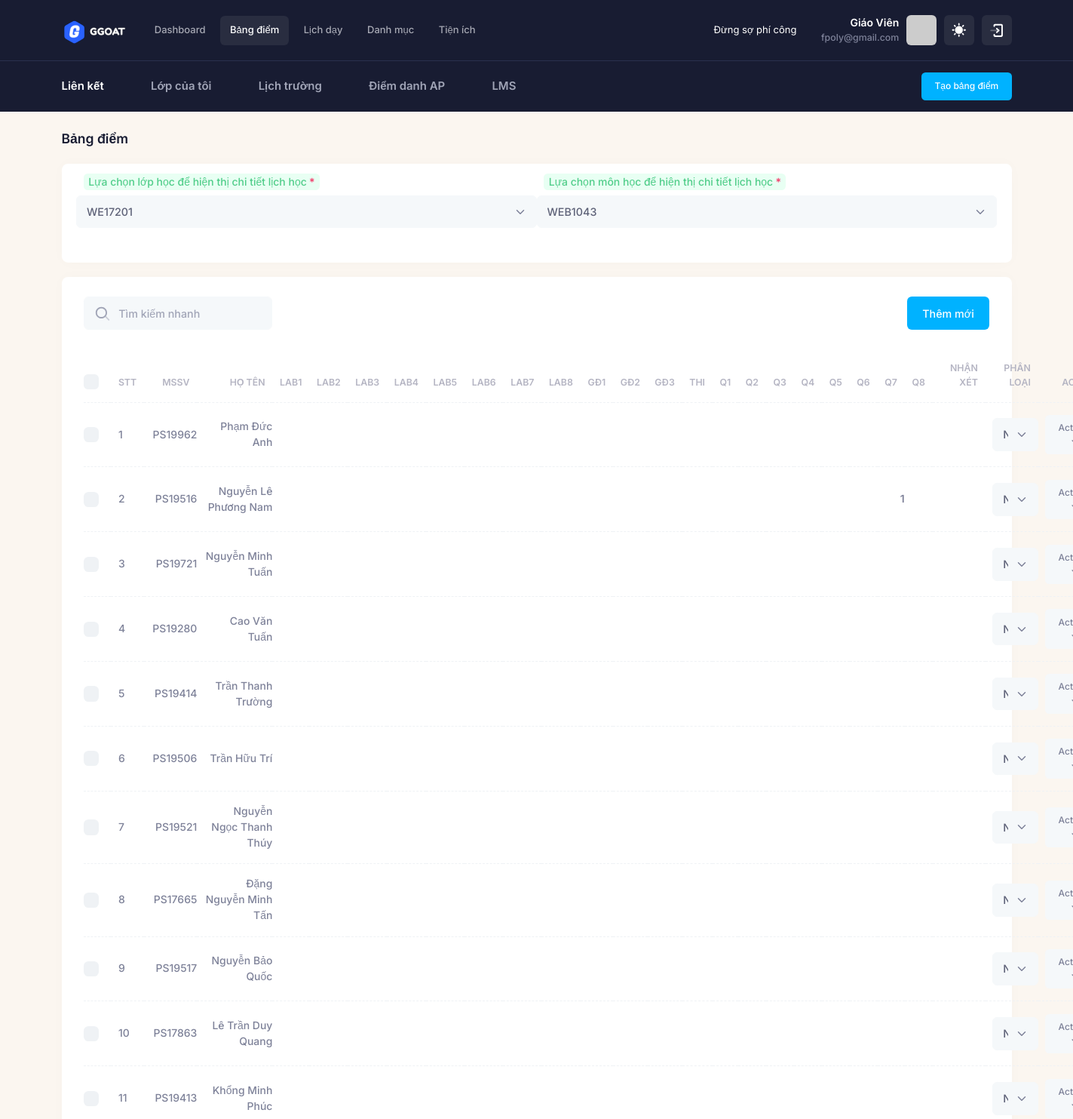
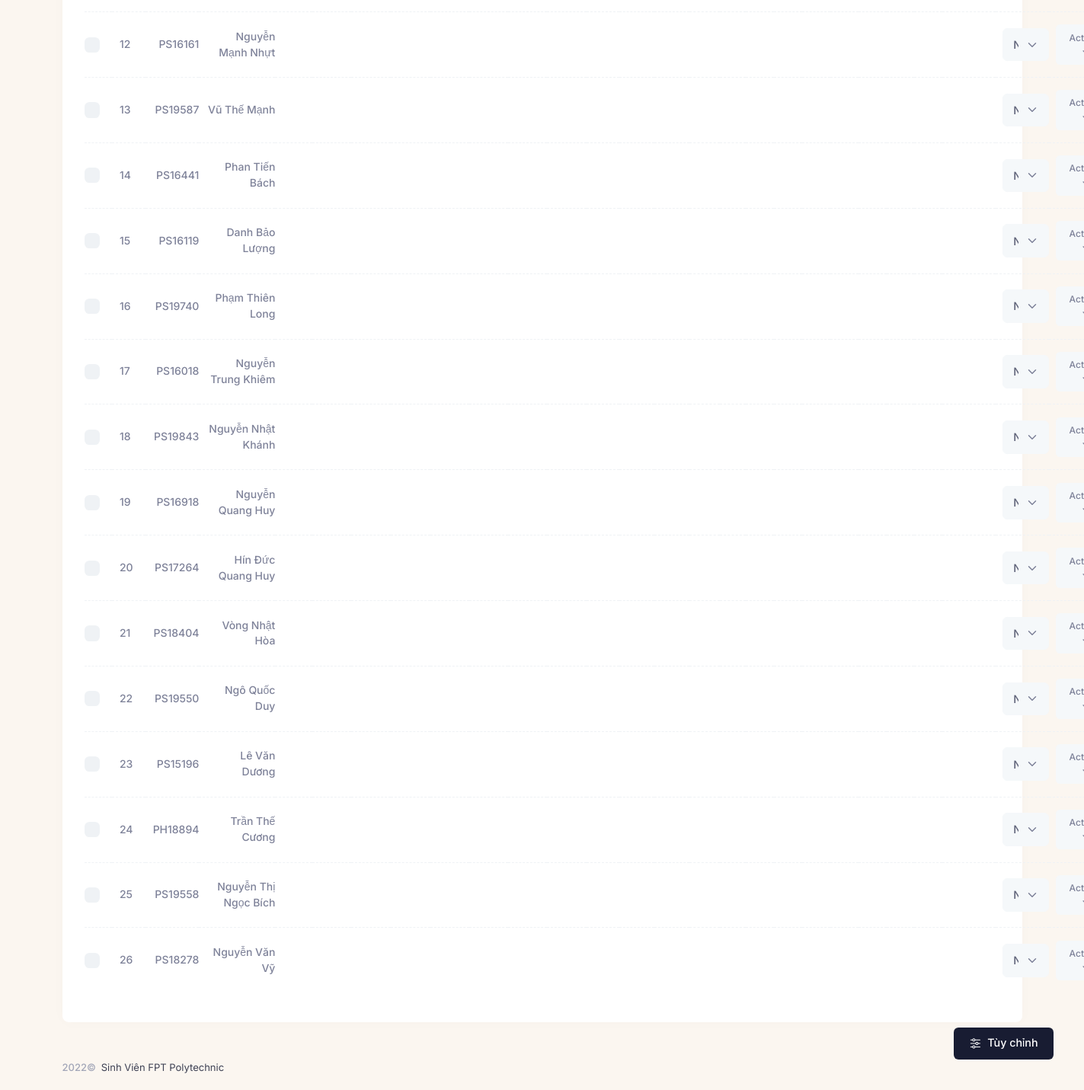
/bang-diem?lop=WE17201&mon=WEB1043 (signed in), run on the app's committed database (2 pictures, top to bottom).
### tables this page shows
CREATE TABLE `teachers` (
  `id_teacher` int(11) NOT NULL,
  `name` varchar(225) NOT NULL,
  `email` varchar(225) NOT NULL,
  `password` text NOT NULL,
  `register_date` datetime DEFAULT NULL,
  `code_donate` text NOT NULL,
  `id_coso` int(11) DEFAULT NULL COMMENT 'cơ sở đang dạy',
  `status` enum('1','2') NOT NULL DEFAULT '2',
  `data` longtext DEFAULT NULL COMMENT 'tất cả dữ liệu quản lý của giáo viên'
);

CREATE TABLE `lien_ket` (
  `id_lienket` int(11) NOT NULL,
  `ten` varchar(225) NOT NULL,
  `url` text NOT NULL,
  `mo_ta` text DEFAULT NULL,
  `id_teacher` int(11) NOT NULL
);

CREATE TABLE `mon_hoc` (
  `id_mon` int(11) NOT NULL,
  `ma_mon` varchar(225) NOT NULL,
  `ten_mon` varchar(225) NOT NULL,
  `ghi_chu` text DEFAULT NULL,
  `diem` text NOT NULL,
  `id_teacher` int(11) NOT NULL
);

CREATE TABLE `diem_sv` (
  `id` int(11) NOT NULL,
  `mssv` varchar(10) NOT NULL,
  `ho_ten` varchar(225) NOT NULL,
  `sdt` varchar(50) NOT NULL,
  `email` varchar(225) NOT NULL,
  `thongtin_sv` longtext DEFAULT NULL,
  `id_mon` int(11) NOT NULL,
  `id_lop` int(11) NOT NULL,
  `array_diem` longtext NOT NULL,
  `nhan_xet` text DEFAULT NULL,
  `phan_loai` enum('null','gioi','yeu') DEFAULT NULL,
  `id_teacher` int(11) NOT NULL
);

### app/views/teacher/bang_diem.php (the view, shortened to what the rows shown need)
<div class="card">
  <div class="card-body py-4">
    <form method="get" action="">
      <div class="row mb-10">
        <div class="col-lg-6">
          <label class="required fs-6 fw-semibold form-label mb-2 badge badge-light-success">Lựa chọn lớp học để hiện thị chi tiết lịch học</label>
          <div class="row fv-row">
            <select name="lop" id="lop" onchange="this.form.submit();" class="form-select form-select-solid" data-control="select2" data-hide-search="true" data-placeholder="Lớp học">
              <?php
              if (isset($this->model_home->data['lop_hoc']) && !empty($this->model_home->data['lop_hoc'])) {
                $lop_hoc = $this->model_home->data['lop_hoc'];
                foreach ($lop_hoc as $row) { ?>
                  <option value="<?= $row['ten_lop'] ?>" <?= (isset($_GET['lop'])  && $_GET['lop'] == $row['ten_lop'])  ? 'selected="selected"' : false  ?>><?= $row['ten_lop'] ?></option>
                <?php }
              } else { ?>
                <option value="">Không có dữ liệu</option>
              <?php } ?>
            </select>
          </div>
        </div>
        <div class="col-lg-6">
          <label class="required fs-6 fw-semibold form-label mb-2 badge badge-light-success">Lựa chọn môn học để hiện thị chi tiết lịch học</label>
          <div class="row fv-row">
            <select name="mon" id="mon" onchange="this.form.submit();" class="form-select form-select-solid" data-control="select2" data-hide-search="true" data-placeholder="Môn học">
              <?php
              if (isset($this->model_home->data['mon_hoc']) && !empty($this->model_home->data['mon_hoc'])) {
                $mon_hoc = $this->model_home->data['mon_hoc'];
                foreach ($mon_hoc as $row) { ?>
                  <option value="<?= $row['ma_mon'] ?>" <?= (isset($_GET['mon'])  && $_GET['mon'] == $row['ma_mon'])  ? 'selected="selected"' : false  ?>><?= $row['ma_mon'] ?></option>
                <?php }
              } else { ?>
                <option value="">Không có dữ liệu</option>
              <?php } ?>
            </select>
          </div>
        </div>
      </div>
    </form>
  </div>
</div>
<br>
<div class="card card-flush">
  <div class="card-header align-items-center py-5 gap-2 gap-md-5">
    <div class="card-title">
      <div class="d-flex align-items-center position-relative my-1">
        <span class="svg-icon svg-icon-1 position-absolute ms-4">
        </span>
        <input type="text" data-kt-list-diem-filter="search" class="form-control form-control-solid w-250px ps-14" placeholder="Tìm kiếm nhanh" />
      </div>
    </div>
    <div class="card-toolbar flex-row-fluid justify-content-end gap-5">
      <a href="" data-bs-toggle="modal" data-bs-target="#kt_modal_create_app" class="btn btn-primary">Thêm mới</a>
    </div>
  </div>
  <div class="card-body pt-0">
    <table class="table align-middle table-row-dashed fs-6 gy-5" id="kt_list_diem_table">
      <thead>
        <?php if (!empty($this->model_home->data['diem_cua_mon'])) {
          $mon_hoc = $this->model_home->data['diem_cua_mon'];
        ?>
          <tr class="text-start text-gray-400 fw-bold fs-7 text-uppercase gs-0">
            <th class="w-10px pe-2">
              <div class="form-check form-check-sm form-check-custom form-check-solid me-3">
                <input class="form-check-input" type="checkbox" data-kt-check="true" data-kt-check-target="#kt_list_diem_table .form-check-input" value="1" />
              </div>
            </th>
            <th class="min-w-10px">STT</th>
            <th class="text-end min-w-50px">MSSV</th>
            <th class="text-end min-w-100px">Họ tên</th>
            <?php
            if (!empty($mon_hoc['diem'])) {
              $diem1 = $mon_hoc['diem'];
              $array_diem1 = explode(',', $diem1);
              foreach ($array_diem1 as $key) { ?>
                <th class="text-end min-w-20px">
                  <?= $key ?>
                </th>
            <?php }
            } ?>
            <th class="text-end min-w-70px contenteditable">Nhận xét</th>
            <th class="text-end min-w-70px hide-export">Phân loại</th>
            <th class="text-end min-w-70px hide-export">Actions</th>
          </tr>
        <?php  } ?>
      </thead>
      <tbody class="fw-semibold text-gray-600">
        <?php
        if (!empty($this->model_home->data['bang_diem'])) {
          $bang_diem = $this->model_home->data['bang_diem'];
          $i = 0;
          foreach ($bang_diem as $row) {
            extract($row); ?>
            <tr>
              <td>
                <div class="form-check form-check-sm form-check-custom form-check-solid">
                  <input class="form-check-input" type="checkbox" value="<?= $id ?>" />
                </div>
              </td>
              <td><?= ++$i ?></td>
              <td class="text-end pe-0"><?= $mssv ?></td>
              <td class="text-end pe-0"><?= $ho_ten ?></td>
              <?php
              if (!empty($array_diem)) {
                $diem = json_decode($array_diem, true);
                foreach ($diem as $key => $value) { ?>
                  <td contenteditable class="text-end pe-0  diem fw-bold" data-target="<?= $key ?>" data-id="<?= $id ?>">
                    <?= $value ?>
                  </td>
              <?php }
              } ?>
              <td contenteditable class="nhan_xet text-end pe-0" data-id="<?= $id ?>"><?= $nhan_xet ?></td>
              <td class="text-end pe-0" data-order="<?= $phan_loai ?>">
                <select name="phan_loai" data-id="<?= $id ?>" class="form-select form-select-solid" data-control="select2" data-hide-search="true">
                  <option value="null" <?= $phan_loai  == null ? 'selected' : false ?>>Null</option>
                </select>
              </td>
              <td class="text-end">
                <a href="#" class="btn btn-sm btn-light btn-active-light-primary" data-kt-menu-trigger="click" data-kt-menu-placement="bottom-end">Actions
                  <span class="svg-icon svg-icon-5 m-0">
                  </span>
                </a>
              </td>
            </tr>
        <?php }
        } ?>
      </tbody>
    </table>
  </div>
</div>

### app/views/include/teacher/header.php (shortened to what the rows shown need)
<?php
global $DB;
?>
<div id="kt_app_header" class="app-header">
  <div class="app-header-primary" data-kt-sticky="true" data-kt-sticky-name="app-header-primary-sticky" data-kt-sticky-offset="{default: 'false', lg: '300px'}">
    <div class="app-container container-xxl d-flex align-items-stretch justify-content-between">
      <div class="d-flex flex-grow-1 flex-lg-grow-0">
        <div class="d-flex align-items-center me-7" id="kt_app_header_logo_wrapper">
          <a href="" class="d-flex align-items-center">
            <img alt="Logo" src="<?= BASE_URL('assets/media/logos/logo.png') ?>" class="h-35px" />
          </a>
        </div>
        <div class="app-header-menu app-header-mobile-drawer align-items-stretch" data-kt-drawer="true" data-kt-drawer-name="app-header-menu" data-kt-drawer-activate="{default: true, lg: false}" data-kt-drawer-overlay="true" data-kt-drawer-width="250px" data-kt-drawer-direction="start" data-kt-drawer-toggle="#kt_app_header_menu_toggle" data-kt-swapper="true" data-kt-swapper-mode="{default: 'append', lg: 'prepend'}" data-kt-swapper-parent="{default: '#kt_app_body', lg: '#kt_app_header_wrapper'}">
          <div class="menu menu-rounded menu-active-bg menu-state-primary menu-column menu-lg-row menu-title-gray-700 menu-icon-gray-500 menu-arrow-gray-500 menu-bullet-gray-500 my-5 my-lg-0 align-items-stretch fw-semibold px-2 px-lg-0" id="kt_app_header_menu" data-kt-menu="true">
            <?php
            $menu = [
              [
                'name' => 'Dashboard',
                'path' => 'dashboard',
              ],
              [
                'name' => 'Bảng điểm',
                'path' => 'bang-diem',
              ],
              [
                'name' => 'Lịch dạy',
                'path' => 'lich-day',
              ],
              [
                'name' => 'Danh mục',
                'path' => 'danh-muc',
                'sub' => [
                  [
                    'name' => 'Khóa học',
                    'path' => 'khoa-hoc',
                  ],
                  [
                    'name' => 'Học kỳ',
                    'path' => 'hoc-ky',
                  ],
                  [
                    'name' => 'Môn học',
                    'path' => 'mon-hoc',
                  ],
                  [
                    'name' => 'Loại lớp',
                    'path' => 'loai-lop',
                  ],
                  [
                    'name' => 'Loại điểm',
                    'path' => 'loai-diem',
                  ],
                ]
              ],
              [
                'name' => 'Tiện ích',
                'path' => 'tien-ich',
                'sub' => [
                  [
                    'name' => 'Liên kết',
                    'path' => 'lien-ket',
                  ],
                  [
                    'name' => 'Thành ngữ',
                    'path' => 'thanh-ngu',
                  ],
                ]
              ],
            ];
            ?>
            <?php
            foreach ($menu as $item) {
              extract($item); ?>
              <div <?= isset($sub) ? 'data-kt-menu-trigger="{' . "default: 'click'" . " ,lg:'hover'" . '}"' : '' ?> data-kt-menu-placement="bottom-start" class="menu-item <?= (route(0) == $path) || ((route(0) == '' && $path == 'dashboard')) ? 'here show' : false ?>" menu-lg-down-accordion menu-sub-lg-down-indention me-0 me-lg-2">
                <?php
                if (!isset($sub)) { ?>
                  <a class="menu-link py-3" href="<?= BASE_URL($path) ?>"><?= $name ?></a>
                <?php } else { ?>
                  <span class="menu-link py-3">
                    <span class="menu-title">
                      <?= $name ?>
                    </span>
                  <?php } ?>
                  </span>
              </div>
            <?php } ?>
          </div>
        </div>
      </div>
      <div class="app-navbar flex-shrink-0">
        <div class="app-navbar-item ms-3" id="kt_header_user_menu_toggle">
          <div class="text-white mx-5 px-5">
            <marquee>
              <?= isset($this->data['thanh_ngu']['noi_dung']) ?  $this->data['thanh_ngu']['noi_dung'] : 'Đừng sợ phí công' ?>
            </marquee>
          </div>
          <div class="text-end d-none d-sm-flex flex-column justify-content-center me-3">
            <a href="" class="text-white text-hover-primary fs-6 fw-bold">Giáo Viên</a>
            <span class="text-gray-600 fs-7 fw-semibold d-block"><?= $DB->getInfoTeacher('email') ?></span>
          </div>
          <div class="cursor-pointer symbol symbol-35px symbol-md-40px" data-kt-menu-trigger="{default: 'click', lg: 'hover'}" data-kt-menu-attach="parent" data-kt-menu-placement="bottom-end">
            <img src="https://ui-avatars.com/api/?name=<?= $DB->getInfoTeacher('email') ?>" alt="user" />
          </div>
        </div>
        <div class="app-navbar-item ms-3">
          <a href="#" class="btn btn-icon btn-icon-white btn-active-color-primary btn-custom w-35px h-35px w-md-40px h-md-40px" data-kt-menu-trigger="{default:'click', lg: 'hover'}" data-kt-menu-attach="parent" data-kt-menu-placement="bottom-end">
            <span class="svg-icon theme-light-show svg-icon-2">
            </span>
          </a>
        </div>
        <div class="app-navbar-item ms-3">
          <a href="<?= BASE_URL('auth/logout') ?>" class="btn btn-icon btn-icon-white btn-active-color-primary btn-custom w-35px h-35px w-md-40px h-md-40px">
            <span class="svg-icon svg-icon-1">
            </span>
          </a>
        </div>
      </div>
    </div>
  </div>
  <div class="app-header-secondary">
    <div class="app-container container-xxl d-flex align-items-stretch">
      <div class="w-100 d-flex flex-stack">
        <div class="d-flex flex-stack me-5">
          <span class="text-white fw-bold fs-5 me-3 me-lg-6">Liên kết</span>
          <div class="d-flex gap-1 gap-lg-2">
            <?php
            if (!empty($this->data['lien_ket'])) {
              $lien_ket = $this->data['lien_ket'];
              foreach ($lien_ket as $item) {
                extract($item);
            ?>
                <a href="<?= $url ?>" target="_blank" class="custom-link rounded px-lg-4 py-lg-2 d-flex flex-center">
                  <span class="d-none d-lg-inline text-muted fw-bold text-hover-primary fs-5 ps-3"><?= $ten ?></span>
                </a>
            <?php }
            } ?>
          </div>
        </div>
        <a href="" class="btn btn-sm btn-primary py-3" data-bs-toggle="modal" data-bs-target="#kt_modal_create_app">Tạo bảng điểm</span></a>
      </div>
    </div>
  </div>
</div>

### data on the page
teachers: email "fpoly@gmail.com"
lien_ket: ten "Lớp của tôi"
lien_ket: ten "Lịch trường"
lien_ket: ten "Điểm danh AP"
lien_ket: ten "LMS"
mon_hoc: diem "LAB1", diem "LAB2", diem "LAB3", diem "LAB4", diem "LAB5", diem "LAB6", diem "LAB7", diem "LAB8", diem "GĐ1", diem "GĐ2", diem "GĐ3", diem "THI", diem "Q1", diem "Q2", diem "Q3", diem "Q4", diem "Q5", diem "Q6", diem "Q7", diem "Q8"
diem_sv: mssv "PS19962", ho_ten "Phạm Đức Anh", phan_loai "Null"
diem_sv: mssv "PS19516", ho_ten "Nguyễn Lê Phương Nam", array_diem "1", phan_loai "Null"
diem_sv: mssv "PS19721", ho_ten "Nguyễn Minh Tuấn", phan_loai "Null"
diem_sv: mssv "PS19280", ho_ten "Cao Văn Tuấn", phan_loai "Null"
diem_sv: mssv "PS19414", ho_ten "Trần Thanh Trường", phan_loai "Null"
diem_sv: mssv "PS19506", ho_ten "Trần Hữu Trí", phan_loai "Null"
diem_sv: mssv "PS19521", ho_ten "Nguyễn Ngọc Thanh Thúy", phan_loai "Null"
diem_sv: mssv "PS17665", ho_ten "Đặng Nguyễn Minh Tấn", phan_loai "Null"
diem_sv: mssv "PS19517", ho_ten "Nguyễn Bảo Quốc", phan_loai "Null"
diem_sv: mssv "PS17863", ho_ten "Lê Trần Duy Quang", phan_loai "Null"
diem_sv: mssv "PS19413", ho_ten "Khổng Minh Phúc", phan_loai "Null"
diem_sv: mssv "PS16161", ho_ten "Nguyễn Mạnh Nhựt", phan_loai "Null"
diem_sv: mssv "PS19587", ho_ten "Vũ Thế Mạnh", phan_loai "Null"
diem_sv: mssv "PS16441", ho_ten "Phan Tiến Bách", phan_loai "Null"
diem_sv: mssv "PS16119", ho_ten "Danh Bảo Lượng", phan_loai "Null"
diem_sv: mssv "PS19740", ho_ten "Phạm Thiên Long", phan_loai "Null"
diem_sv: mssv "PS16018", ho_ten "Nguyễn Trung Khiêm", phan_loai "Null"
diem_sv: mssv "PS19843", ho_ten "Nguyễn Nhật Khánh", phan_loai "Null"
diem_sv: mssv "PS16918", ho_ten "Nguyễn Quang Huy", phan_loai "Null"
diem_sv: mssv "PS17264", ho_ten "Hín Đức Quang Huy", phan_loai "Null"
diem_sv: mssv "PS18404", ho_ten "Vòng Nhật Hòa", phan_loai "Null"
diem_sv: mssv "PS19550", ho_ten "Ngô Quốc Duy", phan_loai "Null"
diem_sv: mssv "PS15196", ho_ten "Lê Văn Dương", phan_loai "Null"
diem_sv: mssv "PH18894", ho_ten "Trần Thế Cương", phan_loai "Null"
diem_sv: mssv "PS19558", ho_ten "Nguyễn Thị Ngọc Bích", phan_loai "Null"
diem_sv: mssv "PS18278", ho_ten "Nguyễn Văn Vỹ", phan_loai "Null"

### other printed values
$name "Dashboard"
$name "Bảng điểm"
$name "Lịch dạy"
$name "Danh mục"
$name "Tiện ích"
$this->data['page_title'] "Bảng điểm"
form field lop "WE17201"
form field mon "WEB1043"
